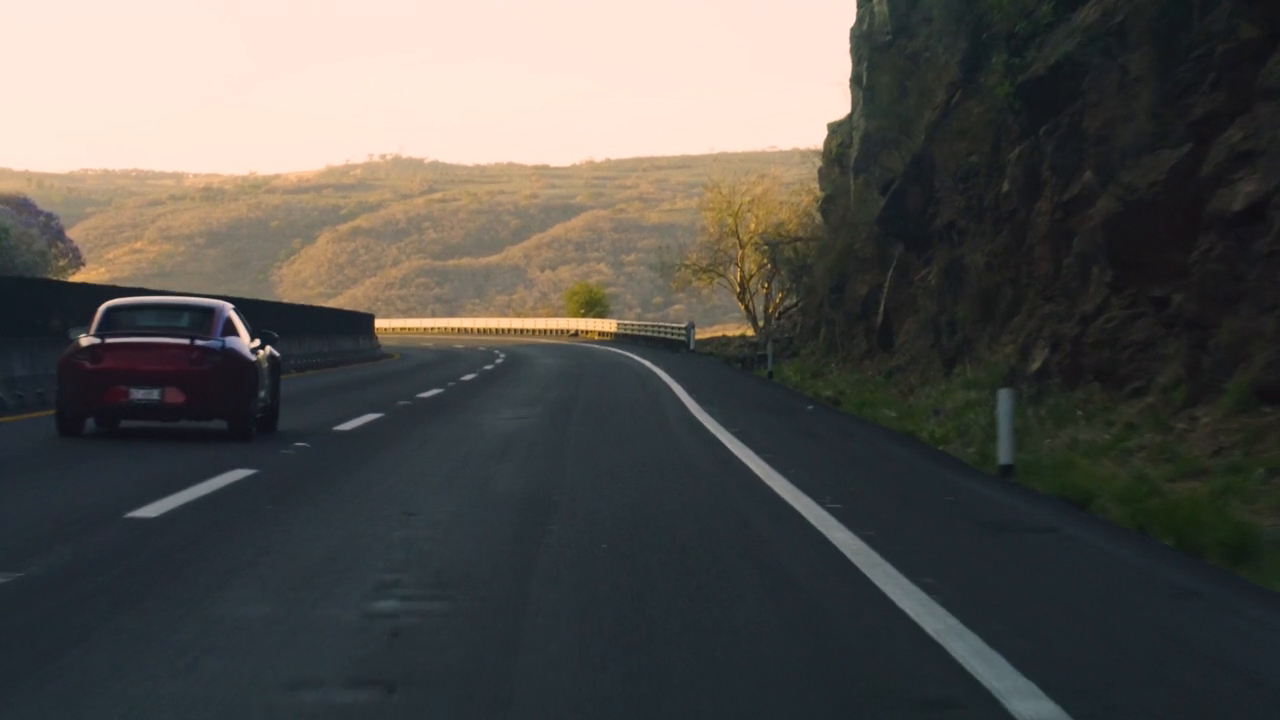
#> input picture frame 17 of road.mp4, 1280 x 720 px
$ python video.py
#> lines starting #> are read from the running program, lines starting #| are printed output that depends on the picture; after the words box and inside, x2 and y2 are one past the last pixel; in counts of white or black regions, pixels touching at a corner belong together
from pathlib import Path
from unittest import result
import cv2

def drawImg(img):
    result = img.copy()
    cv2.line(result, (30, 60), (220, 60), (255, 0, 0), 3)
    cv2.rectangle(result, (80, 90), (1000, 600), (0, 255, 0), 3)
    cv2.circle(result, (640, 360), 30, (0, 0, 255), -1)

    cv2.putText(result, 'test', (30, 40),
                cv2.FONT_HERSHEY_SIMPLEX, 0.8,
                (255, 255, 255), 2, cv2.LINE_AA)
    return result

SOURCE = str('road.mp4')
# 동영상 파일 열기
cap = cv2.VideoCapture(SOURCE)
# 동영상이 정상적으로 열렸는지 확인
if not cap.isOpened():
    raise RuntimeError('Camera/video open failed')


# 저장할 이미지 파일 경로 설정
target = Path('output/photo.png')
# output 폴더가 없으면 생성
target.parent.mkdir(exist_ok=True)
# 재생 속도 설정 (카메라: 1ms, 동영상: 42ms ≈ 24fps)
delay = 1 if isinstance(SOURCE, int) else 42
while True:
    # 프레임 한 장 읽기
    ret, frame = cap.read()
#> frame is the input picture: shape (720, 1280, 3); mean B, G, R 79.2, 83.1, 85.2
    # 더 이상 프레임이 없으면 반복 종료
    if not ret:
        break
    # 현재 프레임을 화면에 표시
    gray = cv2.cvtColor(frame, cv2.COLOR_BGR2GRAY)
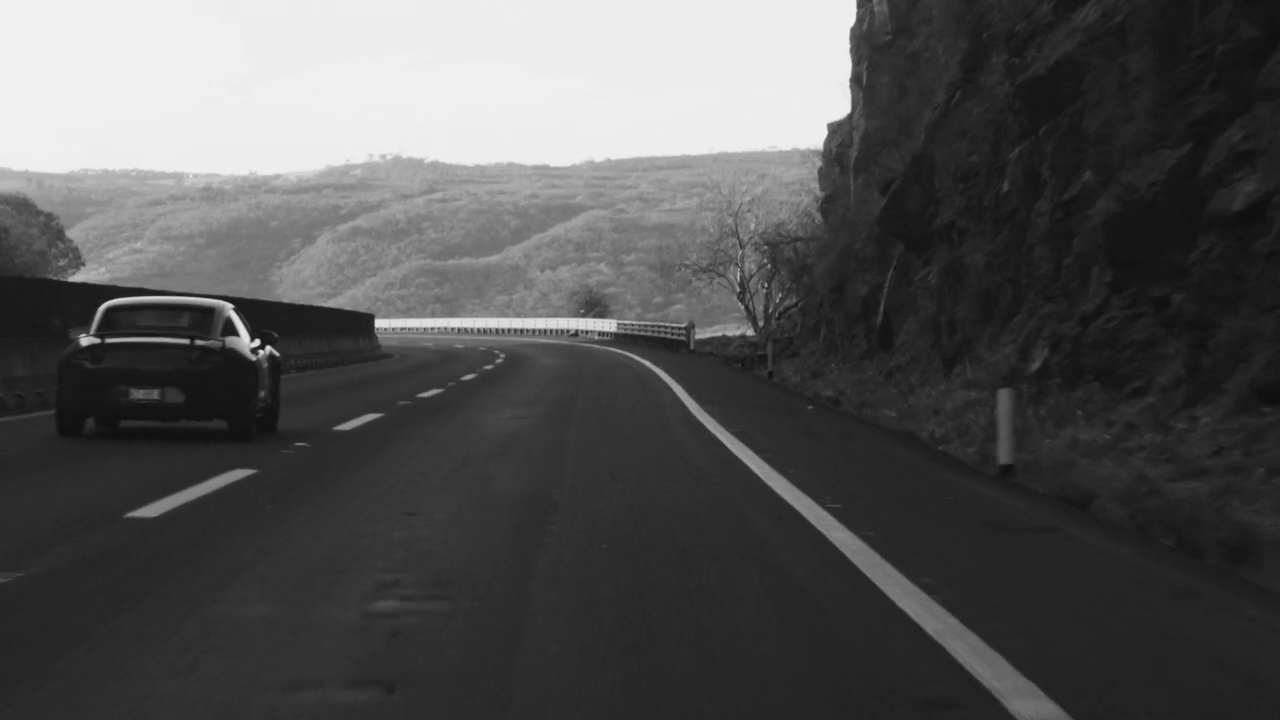
#> gray: shape (720, 1280); min 12, max 241, mean 83.3
    result = drawImg(frame)
#> in drawImg, `cv2.circle(result, (640, 360), 30, (0, 0, 255), -1)`:
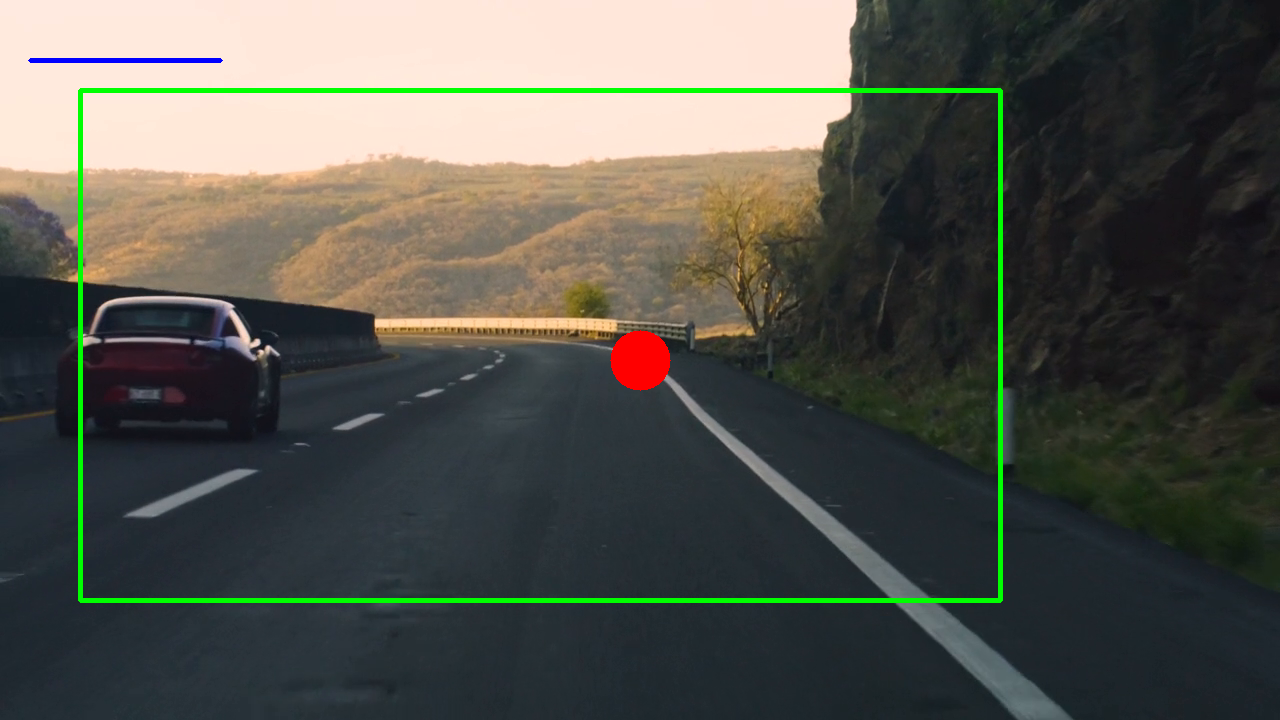
#> result: shape (720, 1280, 3); mean B, G, R 77.4, 85, 83.9
#> in drawImg, `cv2.putText(result, 'test', (30, 40), cv2.FONT_HERSHEY_SIMPLEX, 0.8, (..`: result: shape (720, 1280, 3); 0.07% of pixels changed, all inside (x1, y1, x2, y2) = (29, 22, 79, 43)

    #print(gray.min(), gray.max(), gray.mean())
    gray = cv2.resize(gray, (640, 360))
#> gray: shape (360, 640)
    #cv2.imshow('FRAME', frame)

    small = gray[140:185, 300:345]
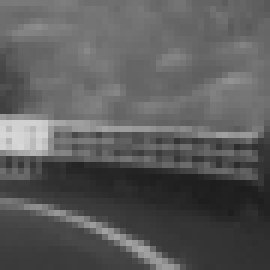
#> small: shape (45, 45) (shown 6 times larger); min 29, max 215, mean 91.1

    for flag in [cv2.INTER_NEAREST, cv2.INTER_LINEAR,
             cv2.INTER_CUBIC,   cv2.INTER_AREA]:
        up = cv2.resize(small, (360, 360), interpolation=flag)
        cv2.imshow(f'flag = {flag}', up)
#> this loop made 4 passes
#> pass 2, `up = cv2.resize(small, (360, 360), interpolation=flag)`:
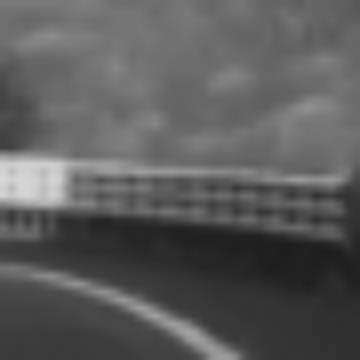
#> up: shape (360, 360); min 29, max 215, mean 91


    cv2.imshow('CAPTURE', gray)

    # 키 입력 대기
    key = cv2.waitKey(delay) & 0xFF
#> (key q is pressed here)

    # 's' 키 → 현재 프레임을 이미지로 저장
    if key == ord('s'):
        print('saved:', cv2.imwrite(str(target), gray))
    if key == ord('r'):
        print('saved:', cv2.imwrite(str(target), result))
    # 'q' 키 → 프로그램 종료
    if key == ord('q'):
        break
# 동영상 자원 해
cap.release()
cv2.destroyAllWindows()

$ run again, starting later in the video
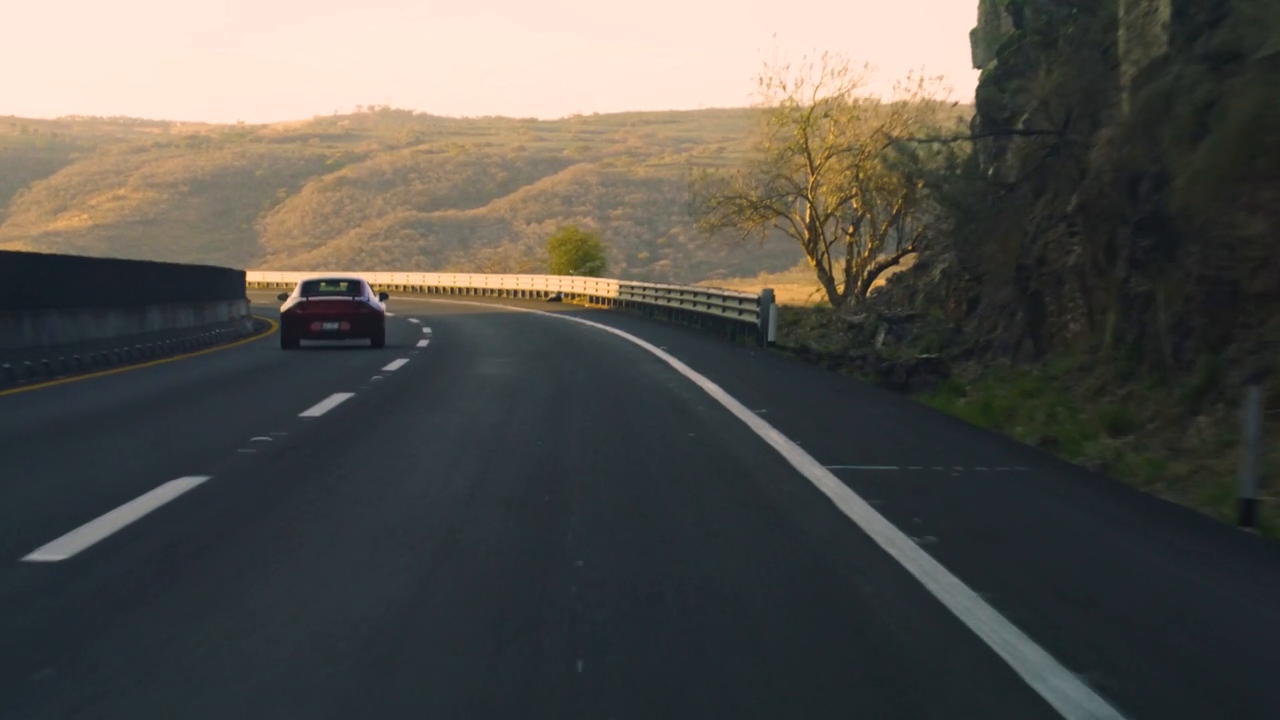
#> input picture frame 79 of road.mp4, 1280 x 720 px
#> frame is the input picture: shape (720, 1280, 3); mean B, G, R 77.4, 83, 85.2
#> `gray = cv2.cvtColor(frame, cv2.COLOR_BGR2GRAY)`:
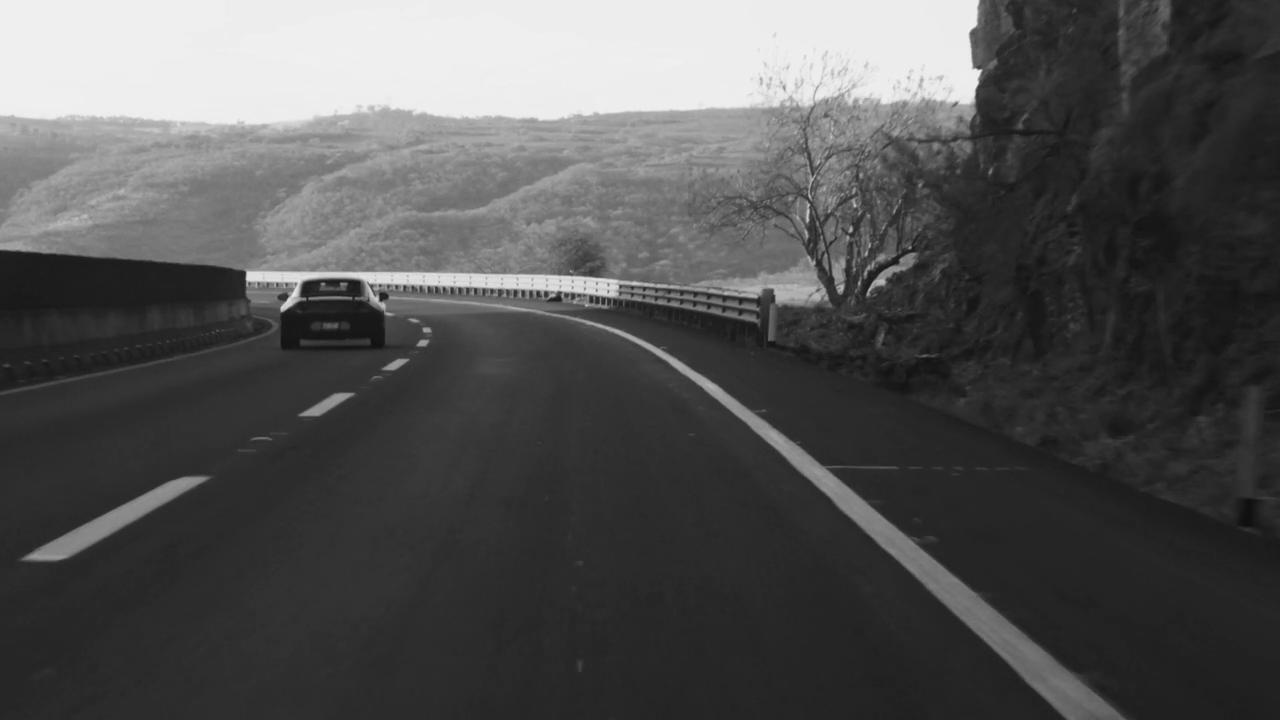
#> gray: shape (720, 1280); min 15, max 241, mean 83
#> the loop `for flag in [cv2.INTER_NEAREST, cv2.INTER_LINEAR, cv2.INTER_CUBIC,   c..` made 4 passes
#> pass 2, `up = cv2.resize(small, (360, 360), interpolation=flag)`:
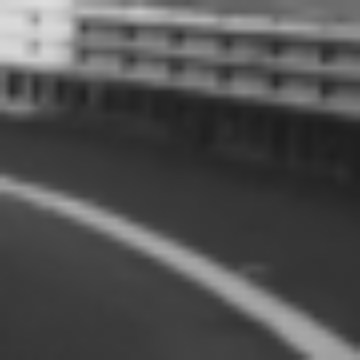
#> up: shape (360, 360); min 30, max 221, mean 79.7

$ run again, starting later in the video
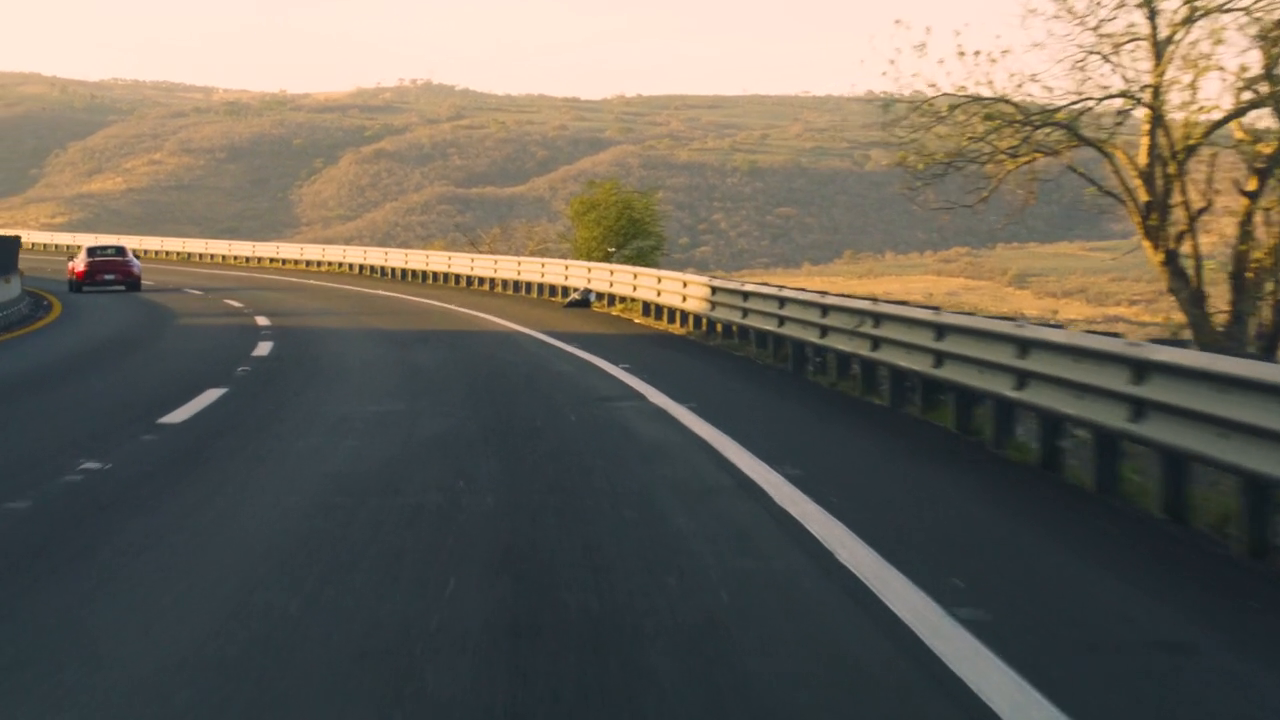
#> input picture frame 141 of road.mp4, 1280 x 720 px
#> frame is the input picture: shape (720, 1280, 3); mean B, G, R 90.1, 101.3, 107.6
#> `gray = cv2.cvtColor(frame, cv2.COLOR_BGR2GRAY)`:
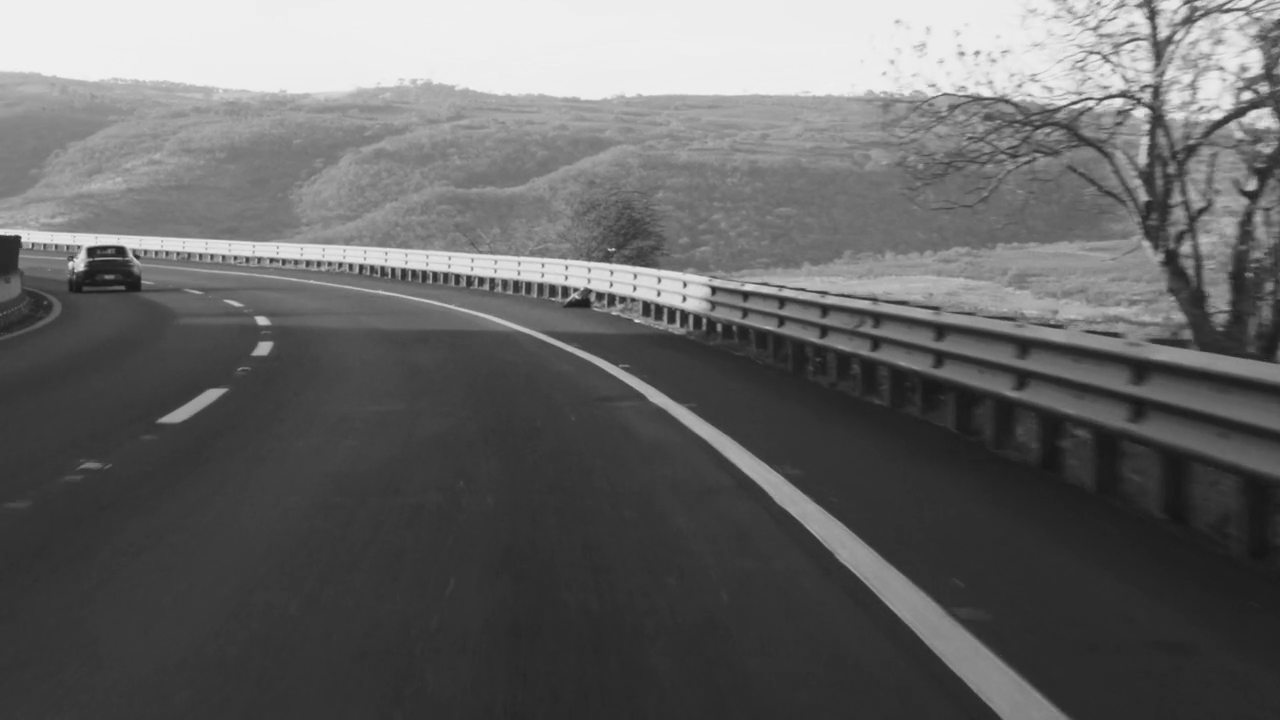
#> gray: shape (720, 1280); min 20, max 240, mean 102
#> the loop `for flag in [cv2.INTER_NEAREST, cv2.INTER_LINEAR, cv2.INTER_CUBIC,   c..` made 4 passes
#> pass 2, `up = cv2.resize(small, (360, 360), interpolation=flag)`:
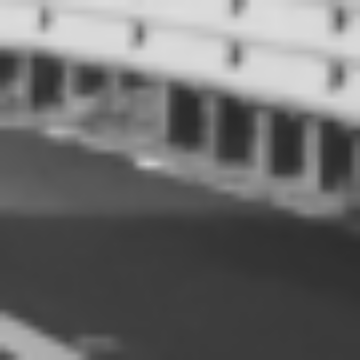
#> up: shape (360, 360); min 41, max 221, mean 107.7
